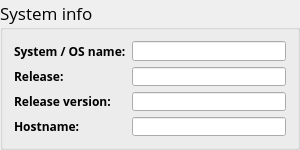
     <widget class="QGroupBox" name="groupBox_system_info">
      <property name="sizePolicy">
       <sizepolicy hsizetype="Fixed" vsizetype="Fixed">
        <horstretch>0</horstretch>
        <verstretch>0</verstretch>
       </sizepolicy>
      </property>
      <property name="minimumSize">
       <size>
        <width>300</width>
        <height>150</height>
       </size>
      </property>
      <property name="maximumSize">
       <size>
        <width>300</width>
        <height>150</height>
       </size>
      </property>
      <property name="font">
       <font>
        <family>Open Sans</family>
        <pointsize>13</pointsize>
       </font>
      </property>
      <property name="title">
       <string>System info</string>
      </property>
      <layout class="QGridLayout" name="gridLayout_3">
       <item row="0" column="0">
        <layout class="QGridLayout" name="gridLayout_2">
         <item row="0" column="0">
          <widget class="QLabel" name="label">
           <property name="font">
            <font>
             <pointsize>9</pointsize>
             <weight>75</weight>
             <bold>true</bold>
            </font>
           </property>
           <property name="text">
            <string>System / OS name:</string>
           </property>
          </widget>
         </item>
         <item row="0" column="1">
          <widget class="QLineEdit" name="line_system_os_name">
           <property name="font">
            <font>
             <pointsize>9</pointsize>
            </font>
           </property>
          </widget>
         </item>
         <item row="1" column="0">
          <widget class="QLabel" name="label_2">
           <property name="font">
            <font>
             <pointsize>9</pointsize>
             <weight>75</weight>
             <bold>true</bold>
            </font>
           </property>
           <property name="text">
            <string>Release:</string>
           </property>
          </widget>
         </item>
         <item row="1" column="1">
          <widget class="QLineEdit" name="line_system_release">
           <property name="font">
            <font>
             <pointsize>9</pointsize>
            </font>
           </property>
          </widget>
         </item>
         <item row="2" column="0">
          <widget class="QLabel" name="label_3">
           <property name="font">
            <font>
             <pointsize>9</pointsize>
             <weight>75</weight>
             <bold>true</bold>
            </font>
           </property>
           <property name="text">
            <string>Release version:</string>
           </property>
          </widget>
         </item>
         <item row="2" column="1">
          <widget class="QLineEdit" name="line_system_release_version">
           <property name="font">
            <font>
             <pointsize>9</pointsize>
            </font>
           </property>
          </widget>
         </item>
         <item row="3" column="0">
          <widget class="QLabel" name="label_4">
           <property name="font">
            <font>
             <pointsize>9</pointsize>
             <weight>75</weight>
             <bold>true</bold>
            </font>
           </property>
           <property name="text">
            <string>Hostname:</string>
           </property>
          </widget>
         </item>
         <item row="3" column="1">
          <widget class="QLineEdit" name="line_system_hostname">
           <property name="font">
            <font>
             <pointsize>9</pointsize>
            </font>
           </property>
          </widget>
         </item>
        </layout>
       </item>
      </layout>
     </widget>
